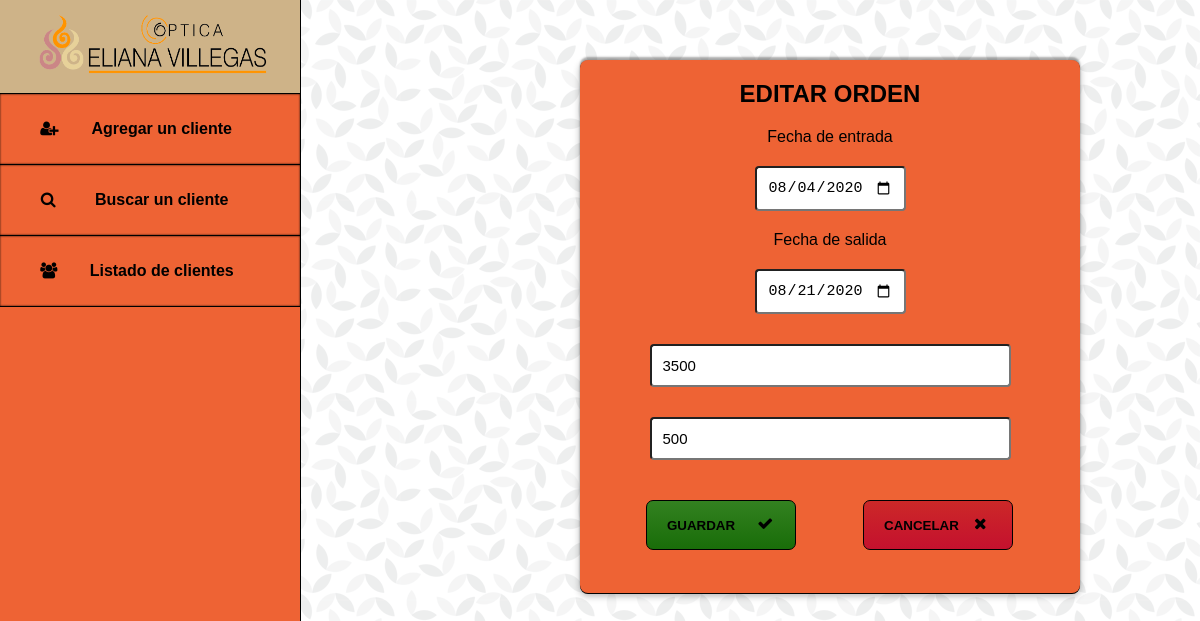
The page /editar-orden.php?id=1 on the database its author committed.
### tables this page shows
CREATE TABLE `ordenes_trabajo` (
  `id` int(11) NOT NULL,
  `seña` float DEFAULT NULL,
  `montoTotal` float DEFAULT NULL,
  `fechaEntrada` date DEFAULT NULL,
  `fechaSalida` date DEFAULT NULL,
  `id_cliente` int(11) NOT NULL,
  `borrado` int(11) NOT NULL
);

### controladores/helpers.php (called while the page is built, shortened)
<?php
function encontrarOrdenEditar($db, $id){
    $query = $db->prepare("SELECT * FROM ordenes_trabajo WHERE id = $id");
    $query->execute();
    $orden = $query->fetchAll(PDO::FETCH_ASSOC);
    return $orden;
}
?>

### editar-orden.php (the view, shortened to what this page needs)
<?php
require_once 'conexion.php';
require_once 'controladores/helpers.php';
$erroresEnRegistro = [];
if(!empty($_GET)){
    $id = $_GET['id'];
    $orden = encontrarOrdenEditar($db, $id);
}
?>
<!DOCTYPE html>
<html lang="es">
<head>
    <link rel="stylesheet" type="text/css" href="css/styles.css">
    <link rel="stylesheet" type="text/css" href="css/styles2.css">
    <link rel="stylesheet" href="css/fontello.css">
</head>
<body>
    <?php require_once('menu.php'); ?>
    <section id="section">
        <div class="form-orden">
            <form action="editar-orden.php" method="POST">
                <h2>EDITAR ORDEN</h2>
                <label class="label-orden">Fecha de entrada</label>
                <input type="date" name="fechaEntrada"
                <?php if(empty($_POST)): ?>
                    value="<?= $orden[0]['fechaEntrada'] ?>">
                <?php else: ?>
                    value="<?= persistirDato("fechaEntrada", $erroresEnRegistro) ?>">
                <?php endif;  ?>
                <label class="label-orden">Fecha de salida</label>
                <input type="date" name="fechaSalida"
                <?php if(empty($_POST)): ?>
                    value="<?= $orden[0]['fechaSalida'] ?>">
                <?php else: ?>
                    value="<?= persistirDato("fechaSalida", $erroresEnRegistro) ?>">
                <?php endif;  ?>
                <input name="monto-total" type="text" placeholder="Monto total"
                <?php if(empty($_POST)): ?>
                    value="<?= $orden[0]['montoTotal'] ?>">
                <?php else: ?>
                    value="<?= persistirDato("monto-total", $erroresEnRegistro) ?>">
                <?php endif;  ?>
                <input name="sena" type="text" placeholder="Seña"
                <?php if(empty($_POST)): ?>
                    value="<?= $orden[0]['seña'] ?>">
                <?php else: ?>
                    value="<?= persistirDato("sena", $erroresEnRegistro) ?>">
                <?php endif;  ?>
                <i class="icon-cancel cancel"></i><a href="javascript:history.back()"><input type="button" value="CANCELAR" class="red"></a>
                <i class="icon-ok ok"></i><input type="submit" class="green" value="GUARDAR">
            </form>
        </div>
    </section>
</body>
</html>

### css/styles.css (style rules this page uses)
* { margin: 0px; padding: 0px; }
body { background: url("../img/geometric-leaves.png"); }

### css/styles2.css (style rules this page uses)
#section .form-orden .label-orden { font-family: Arial, Helvetica, sans-serif; display: block; text-align: center; margin-top: 20px; }
#section .form-orden input[type="date"] { display: block; width: 25%; margin: 0px auto; font-size: 15px; padding: 11px; border-radius: 4px; margin-top: 20px; }
#section .form-orden { width: 500px; height: 533px; background: #ee6334; float: left; margin-top: 60px; margin-left: 580px; border-radius: 8px; -webkit-box-shadow: 0px 0px 1px rgba(0, 0, 0, 0.3), 0px 3px 7px rgba(0, 0, 0, 0.3), 0px 1px, 0px -3px 2px rgba(0, 0, 0, 0.3); box-shadow: 0px 0px 1px rgba(0, 0, 0, 0.3), 0px 3px 7px rgba(0, 0, 0, 0.3), 0px 1px, 0px -3px 2px rgba(0, 0, 0, 0.3); }
#section .form-orden h2 { text-align: center; margin-top: 20px; font-family: Arial, Helvetica, sans-serif; }
#section .form-orden input[type="text"] { display: block; width: 67%; margin: 0px auto; font-size: 15px; padding: 11px; border-radius: 4px; margin-top: 30px; }
#section .form-orden .red { background: -webkit-gradient(linear, left top, left bottom, from(#cc2828), to(#c4112e)); background: linear-gradient(to bottom, #cc2828 0%, #c4112e 100%); }
#section .form-orden .green { background: -webkit-gradient(linear, left top, left bottom, from(#338120), to(#196d09)); background: linear-gradient(to bottom, #338120 0%, #196d09 100%); }
#section .form-orden i { display: block; position: absolute; }
#section .form-orden .ok { margin-top: 55px; margin-left: 174px; }
#section .form-orden .cancel { margin-left: 389px; margin-top: 55px; }
#section .form-orden input[type="submit"], #section .form-orden input[type="button"] { display: block; float: right; margin-top: 40px; margin-right: 67px; text-align: start; padding-left: 20px; width: 150px; height: 50px; border-radius: 7px; font-family: Arial, Helvetica, sans-serif; font-weight: bold; border: 1px solid black; cursor: pointer; }

### rows shown on the page
ordenes_trabajo: fechaEntrada "08/04/2020", fechaSalida "08/21/2020", monto-total "3500", sena "500"
